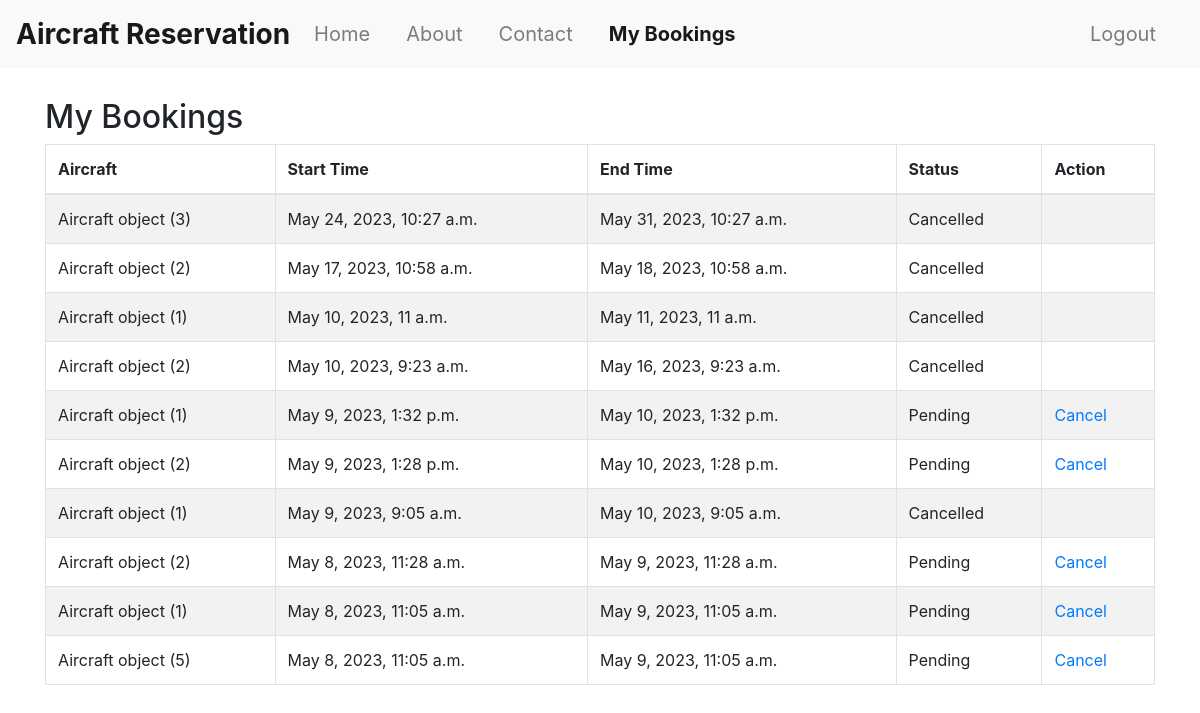
The app's page /booking_list/ (signed in) with its own data.
### reservation/models.py (models this page shows)
class Booking(models.Model):
    STATUS_CHOICES = [
        ('Pending', 'Pending'),
        ('Confirmed', 'Confirmed'),
        ('Cancelled', 'Cancelled'),
    ]
    aircraft = models.ForeignKey(Aircraft, on_delete=models.CASCADE)
    user = models.ForeignKey(User, on_delete=models.CASCADE)
    start_time = models.DateTimeField()
    end_time = models.DateTimeField()
    status = models.CharField(max_length=10, choices=STATUS_CHOICES, default='Pending')

class Aircraft(models.Model):
    id = models.BigAutoField(primary_key=True)
    currentSpeed = models.IntegerField()
    model = models.CharField(max_length = 50)
    fuelCapacity = models.IntegerField()
    timeForInspection = models.DateField()
    description = models.CharField(max_length=500, blank=True)
    image = models.ImageField(upload_to='static/Aircrafts_img/', blank=True, null=True)
    availability = models.BooleanField()
    country = models.CharField(max_length=100,default='Unknown')

### reservation/views.py (the view)
# urls.py: path('booking_list/', views.booking_list, name='booking_list'),
@login_required
def booking_list(request):
    bookings = Booking.objects.filter(user=request.user).order_by('-start_time')
    return render(request, 'booking_list.html', {'bookings': bookings})

### templates/booking_list.html
{% extends 'base.html' %}
{% block booking_list_active %}active{% endblock %}
{% block content %}
  <h2>My Bookings</h2>
  <table class="table table-striped table-bordered">
    <thead>
      <tr>
        <th>Aircraft</th>
        <th>Start Time</th>
        <th>End Time</th>
        <th>Status</th>
        <th>Action</th>
      </tr>
    </thead>
    <tbody>
      {% for booking in bookings %}
        <tr>
          <td>{{ booking.aircraft }}</td>
          <td>{{ booking.start_time }}</td>
          <td>{{ booking.end_time }}</td>
          <td>{{ booking.status }}</td>
          <td>
            {% if booking.status == 'Pending' %}
              <a href="{% url 'cancel_booking' booking.id %}">Cancel</a>
            {% endif %}
          </td>
        </tr>
      {% empty %}
        <tr>
          <td colspan="5">No bookings found.</td>
        </tr>
      {% endfor %}
    </tbody>
  </table>
{% endblock %}

### records on screen
Booking: aircraft "Aircraft object (3)", start_time "May 24, 2023, 10:27 a.m.", end_time "May 31, 2023, 10:27 a.m.", status "Cancelled"
Booking: aircraft "Aircraft object (2)", start_time "May 17, 2023, 10:58 a.m.", end_time "May 18, 2023, 10:58 a.m.", status "Cancelled"
Booking: aircraft "Aircraft object (1)", start_time "May 10, 2023, 11 a.m.", end_time "May 11, 2023, 11 a.m.", status "Cancelled"
Booking: aircraft "Aircraft object (2)", start_time "May 10, 2023, 9:23 a.m.", end_time "May 16, 2023, 9:23 a.m.", status "Cancelled"
Booking: aircraft "Aircraft object (1)", start_time "May 9, 2023, 1:32 p.m.", end_time "May 10, 2023, 1:32 p.m.", status "Pending", shows "Cancel"
Booking: aircraft "Aircraft object (2)", start_time "May 9, 2023, 1:28 p.m.", end_time "May 10, 2023, 1:28 p.m.", status "Pending", shows "Cancel"
Booking: aircraft "Aircraft object (1)", start_time "May 9, 2023, 9:05 a.m.", end_time "May 10, 2023, 9:05 a.m.", status "Cancelled"
Booking: aircraft "Aircraft object (2)", start_time "May 8, 2023, 11:28 a.m.", end_time "May 9, 2023, 11:28 a.m.", status "Pending", shows "Cancel"
Booking: aircraft "Aircraft object (1)", start_time "May 8, 2023, 11:05 a.m.", end_time "May 9, 2023, 11:05 a.m.", status "Pending", shows "Cancel"
Booking: aircraft "Aircraft object (5)", start_time "May 8, 2023, 11:05 a.m.", end_time "May 9, 2023, 11:05 a.m.", status "Pending", shows "Cancel"
